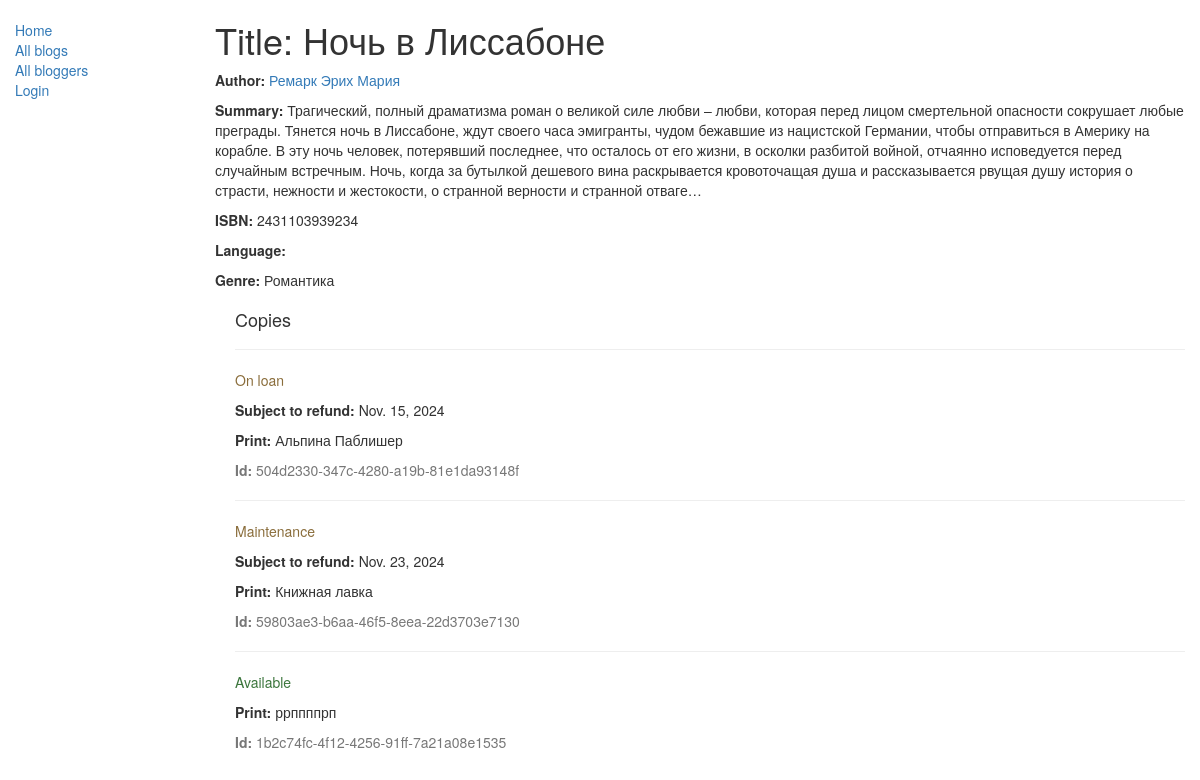
Page /catalog/book/1/ on the earlier database version.
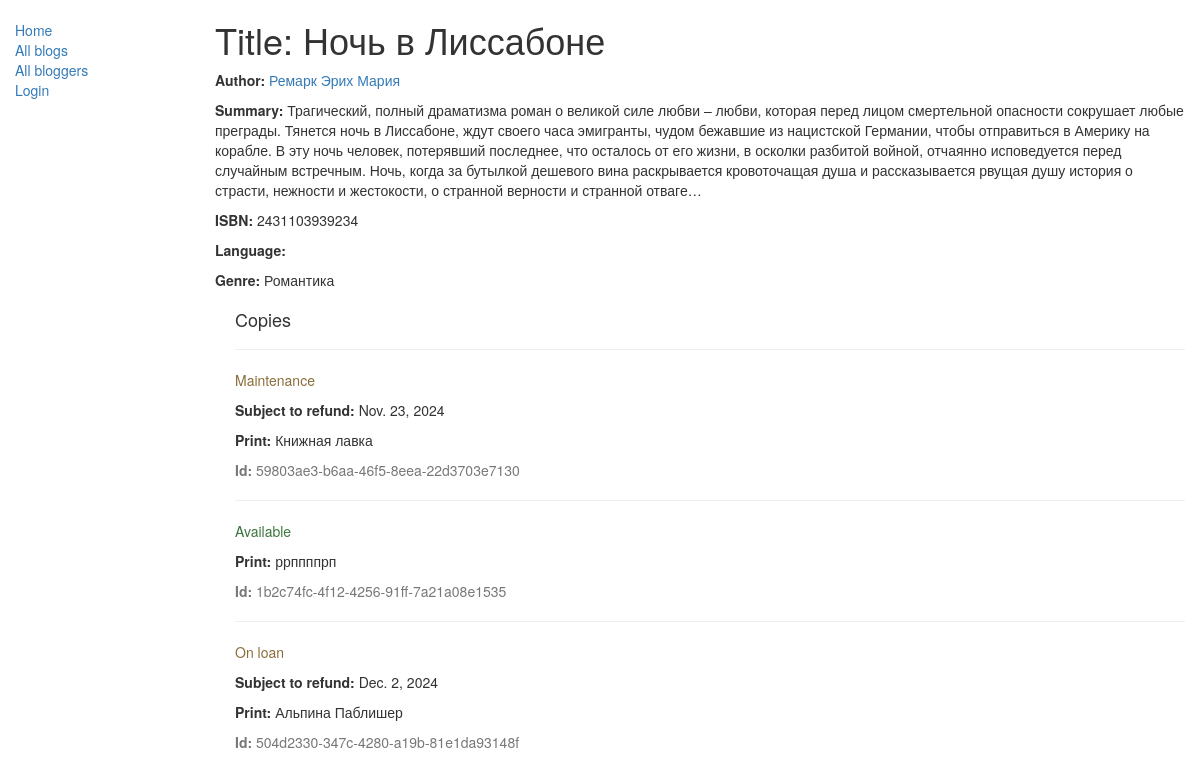
Same page on the later database version.
### catalog/models.py (models this page shows, shortened)
class Book(models.Model):
    title = models.CharField(max_length=200)
    author = models.ForeignKey('Author', on_delete=models.SET_NULL, null=True)
    summary = models.TextField(max_length=1000, help_text="Enter a brief description of the book")
    isbn = models.CharField('ISBN', max_length=13,
                            help_text='13 Charact <a href="https://www.isbn-international.org/content/what-isbn">ISBN номер</a>')
    genre = models.ManyToManyField('Genre', help_text="Select a genre for this book")
    def display_genre(self):
        """
        Создает строку для жанра. Это необходимо для отображения жанра в Admin.
        """
        return ', '.join([genre.name for genre in self.genre.all()[:3]])
    display_genre.short_description = 'Genre'

class Author(models.Model):
    first_name = models.CharField(max_length=100)
    last_name = models.CharField(max_length=100)
    date_of_birth = models.DateField(null=True, blank=True)
    date_of_death = models.DateField('Died', null=True, blank=True)
    def __str__(self):
        return f'{self.last_name} {self.first_name}'

class Genre(models.Model):
    name = models.CharField(max_length=200, help_text="Enter a book genre (e.g. Science Fiction, French Poetry etc.)")
    def __str__(self):
        return self.name

class BookInstance(models.Model):
    id = models.UUIDField(primary_key=True, default=uuid.uuid4,
                          help_text="Unique ID for this particular book across whole library")
    book = models.ForeignKey('Book', on_delete=models.SET_NULL, null=True)
    imprint = models.CharField(max_length=200)
    due_back = models.DateField(null=True, blank=True)
    borrower = models.ForeignKey(User, on_delete=models.SET_NULL, null=True, blank=True)
    LOAN_STATUS = (
        ('m', 'Maintenance'),
        ('o', 'On loan'),
        ('a', 'Available'),
        ('r', 'Reserved'),
    )
    status = models.CharField(max_length=1, choices=LOAN_STATUS, blank=True, default='m', help_text='Book availability')
    class Meta:
        ordering = ["due_back"]
        permissions = (("can_mark_returned", "Set book as returned"),)

### catalog/views.py (the view)
# urls.py: path('book/<int:pk>/', views.BookDetailView.as_view(), name='book-detail'),
class BookDetailView(generic.DetailView):
    model = Book

### catalog/templates/catalog/book_detail.html
{% extends "base_generic.html" %}
{% block content %}
  <h1>Title: {{ book.title }}</h1>
  <p><strong>Author:</strong> <a href="{% url 'author-detail' book.author.pk %}">{{ book.author }}</a></p>
  <p><strong>Summary:</strong> {{ book.summary }}</p>
  <p><strong>ISBN:</strong> {{ book.isbn }}</p>
  <p><strong>Language:</strong> {{ book.language }}</p>
  <p><strong>Genre:</strong> {% for genre in book.genre.all %} {{ genre }}{% if not forloop.last %}, {% endif %}{% endfor %}</p>
  <div style="margin-left:20px;margin-top:20px">
    <h4>Copies</h4>
    {% for copy in book.bookinstance_set.all %}
    <hr>
    <p class="{% if copy.status == 'a' %}text-success{% elif copy.status == 'd' %}text-danger{% else %}text-warning{% endif %}">{{ copy.get_status_display }}</p>
    {% if copy.status != 'a' %}<p><strong>Subject to refund:</strong> {{copy.due_back}}</p>{% endif %}
    <p><strong>Print:</strong> {{copy.imprint}}</p>
    <p class="text-muted"><strong>Id:</strong> {{copy.id}}</p>
    {% endfor %}
  </div>
{% endblock %}

### catalog/templates/base_generic.html (shortened to what this page needs)
<!doctype html>
<html lang="en">
  <head>
    <link
      rel="stylesheet"
      href="https://maxcdn.bootstrapcdn.com/bootstrap/3.3.7/css/bootstrap.min.css" />
    {% load static %}
    <link rel="stylesheet" href="{% static 'css/styles.css' %}" />
  </head>
  <body>
    <div class="container-fluid">
      <div class="row">
        <div class="col-sm-2">
          {% block sidebar %}
            <ul class="sidebar-nav">
              <li><a href="{% url 'index' %}">Home</a></li>
              <li><a href="{% url 'books' %}">All blogs</a></li>
              <li><a href="{% url 'authors' %}">All bloggers</a></li>
              {% if user.is_authenticated %}
              <li class="mt-4">User: <span class="text-secondary">{{ user.get_username }}</span></li>
              <li><a href="{% url 'my-borrowed' %}">My Borrowed</a></li>
              <li><a href="{% url 'logout'%}?next={{request.path}}">Logout</a></li>
            {% else %}
              <li class="mt-4"><a href="{% url 'login'%}?next={{request.path}}">Login</a></li>
            {% endif %}
            </ul>
          {% endblock %}
        </div>
        <div class="col-sm-10 ">{% block content %}{% endblock %}</div>
          </div>
      </div>
  </body>
</html>

### catalog/static/css/styles.css (style rules this page uses)
.sidebar-nav { margin-top: 20px; padding: 0; list-style: none; }

Differences in the rows shown:
changed BookInstance "On loan": due_back "Nov. 15, 2024" → "Dec. 2, 2024"; moves down the list
